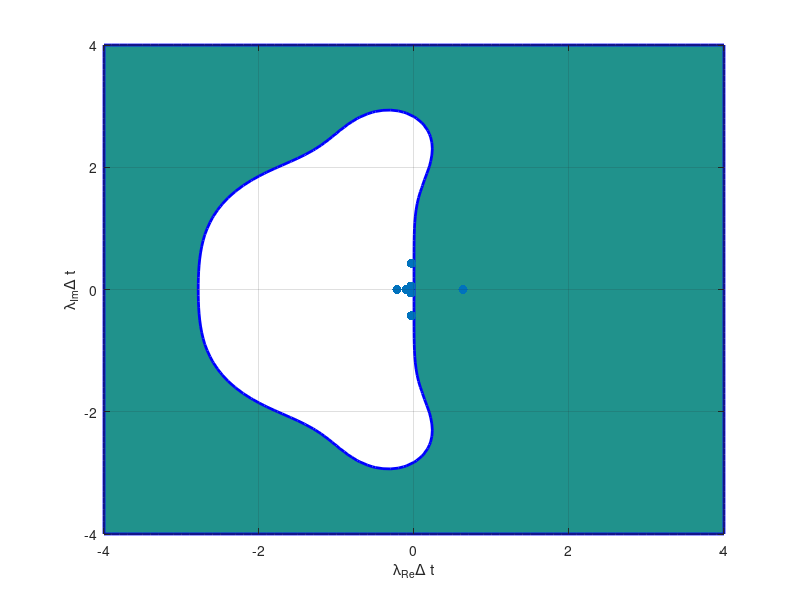
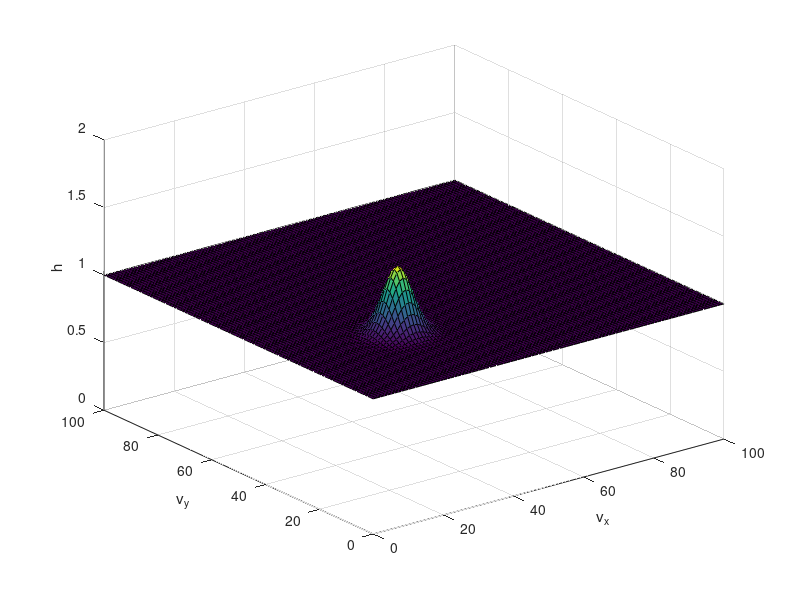

MATLAB code to generate these figures, in order: (Note: this script raises an error after producing the figures.)
%%%%%%%%%%%%%%%%%%%%%%%%%%%%%%%%%%%%%%%%%%%%%%%%%%%%%%%%%%%%%%%%%%%%%%%%%%%
%
% Applied High Performance Computing MCEN90031
%
% Assignment1:	Shallow water equation
%
% Problem:	dvx/dt+vx*(dvx/dx+dvx/dy)=-g*dh/dx
%           dvy/dt+vy*(dvy/dx+dvy/dy)=-g*dh/dy
%           dh/dt+d(vxh)/dx+d(vyh/dy)=0
%
% Method:	Finite Difference Method with Sixth order central differences
%			and Fourth Order Runge-Kutta Method
%
%%%%%%%%%%%%%%%%%%%%%%%%%%%%%%%%%%%%%%%%%%%%%%%%%%%%%%%%%%%%%%%%%%%%%%%%%%%

function Shallow_water_equation()

% dt=0.05;
% 
% video_file = VideoWriter('SWE','MPEG-4');
% video_file.FrameRate = 1/dt;
% open(video_file);

%% Sixth Order Central Difference Method Stability Analysis
line1=[1 1 1 1 1 1 1];
line2=[-3 -2 -1 0 1 2 3];
line3=[4.5 2 0.5 0 0.5 2 4.5];
line4=[-27/6 -4/3 -1/6 0 1/6 4/3 27/6];
line5=[81/24 16/24 1/24 0 1/24 16/24 81/24];
line6=[-243/120 -32/120 -1/120 0 1/120 32/120 243/120];
line7=[729/720 64/720 1/720 0 1/720 64/720 729/720];
[V D]=eig([line1;line2;line3;line4;line5;line6;line7]);
Delta_t             =0.2;
[X, Y]              = meshgrid(-4:0.1:4, -4:0.1:4);
Z                   = X + j*Y;
sigma4              = abs(1 + Z + (Z.^2)/2 + (Z.^3)/6 + (Z.^4)/24);
figure('WindowStyle', 'docked');
contourf(X, Y, sigma4, [1 1],'b','linewidth',2);
hold on
plot(real(diag(D)*Delta_t),imag(diag(D))*Delta_t, '.', 'MarkerSize', 20);
xlabel('\lambda_{Re}\Delta t');
ylabel('\lambda_{Im}\Delta t');
grid on
%% intial conditions
x_min               = 0.00;
x_max               = 100.00;
y_min               = 0.00;
y_max               = 100.00;
t_min               =0.0;
t_max               =100;
Delta_x             = 1;
Delta_y             = 1;
N_x                 = length(x_min:Delta_x:y_max);
N_y                 = length(y_min:Delta_y:y_max);
N_t                 =(t_max-t_min)/Delta_t;
g                   = 9.81;
[x, y]              = meshgrid(x_min:Delta_x:x_max, y_min:Delta_y:y_max);

h(:,:)              =1+0.5*exp((-1/25)*((x-30).^2 + (y-30).^2));
vx                  =zeros(N_x,N_y);
vy                  =zeros(N_x,N_y);
phi(:,:,1)          =h;
phi(:,:,2)          =vx;
phi(:,:,3)          =vy;
a                   =1/6;
b                   =1/3;

figure('WindowStyle', 'docked');
solution=surf(x,y,phi(:,:,1));
axis([0 100 0 100 0 2]);
xlabel('v_x'); 
ylabel('v_y');
zlabel('h');
alpha(0.8);
view(60,20);
colormap('Winter');
shading interp
daspect([1 1 0.05]);
%% time marching loop
t=t_min;
for i=1:N_t-1
    k1=RK4(phi,N_x,N_y,g,Delta_x,Delta_y);
    k2=RK4(phi+0.5*Delta_t*k1,N_x,N_y,g,Delta_x,Delta_y);
    k3=RK4(phi+0.5*Delta_t*k2,N_x,N_y,g,Delta_x,Delta_y);
    k4=RK4(phi+Delta_t*k3,N_x,N_y,g,Delta_x,Delta_y);
    phi=phi+Delta_t*(a*k1+b*k2+b*k3+a*k4);

    set(solution,'Zdata',phi(:,:,1));
    title(['t = ' num2str(t),' s' ]);
    t=t+Delta_t;
    drawnow;
%     frame = getframe;
%     writeVideo(video_file,frame);
end
%  close(video_file)
return

function k=RK4(phi,N_x,N_y,g,Delta_x,Delta_y)

k=zeros(N_x,N_y,3);   

for i=1:N_x
        ip1=[i-3 i-2 i-1 i+1 i+2 i+3];
        if(i==1)
         ip1=[N_x-2 N_x-1 N_x 2 3 4];
        elseif(i==2)
         ip1=[N_x-1 N_x 1 3 4 5];
        elseif(i==3)
         ip1=[N_x 1 2 4 5 6];
        elseif(i==N_x)
         ip1=[N_x-3 N_x-2 N_x-1 1 2 3];
        elseif(i==N_x-1)
         ip1=[N_x-4 N_x-3 N_x-2 N_x 1 2];
        elseif(i==N_x-2)
         ip1=[N_x-5 N_x-4 N_x-3 N_x-1 N_x 1];
        end
    for j=1:N_y
         jp2=[j-3 j-2 j-1 j+1 j+2 j+3];
        if(j==1)
         jp2=[N_y-2 N_y-1 N_y 2 3 4];
        elseif(j==2)
         jp2=[N_y-1 N_y 1 3 4 5];
        elseif(j==3)
         jp2=[N_y 1 2 4 5 6];
        elseif(j==N_y)
         jp2=[N_y-3 N_y-2 N_y-1 1 2 3];
        elseif(j==N_y-1)
         jp2=[N_y-4 N_y-3 N_y-2 N_y 1 2];
        elseif(j==N_y-2)
         jp2=[N_y-5 N_y-4 N_y-3 N_y-1 N_y 1];
        end
           
k(i,j,2)=-phi(i,j,2)/Delta_x*(-1/60*phi(ip1(1),j,2)+3/20*phi(ip1(2),j,2)+(-3/4)*phi(ip1(3),j,2)+3/4*phi(ip1(4),j,2)+(-3/20)*phi(ip1(5),j,2)+1/60*phi(ip1(6),j,2))...
         -phi(i,j,3)/Delta_y*(-1/60*phi(i,jp2(1),2)+3/20*phi(i,jp2(2),2)+(-3/4)*phi(i,jp2(3),2)+3/4*phi(i,jp2(4),2)+(-3/20)*phi(i,jp2(5),2)+1/60*phi(i,jp2(6),2))...
                  -g/Delta_x*(-1/60*phi(ip1(1),j,1)+3/20*phi(ip1(2),j,1)+(-3/4)*phi(ip1(3),j,1)+3/4*phi(ip1(4),j,1)+(-3/20)*phi(ip1(5),j,1)+1/60*phi(ip1(6),j,1));

k(i,j,3)=-phi(i,j,2)/Delta_x*(-1/60*phi(ip1(1),j,3)+3/20*phi(ip1(2),j,3)+(-3/4)*phi(ip1(3),j,3)+3/4*phi(ip1(4),j,3)+(-3/20)*phi(ip1(5),j,3)+1/60*phi(ip1(6),j,3))...
         -phi(i,j,3)/Delta_y*(-1/60*phi(i,jp2(1),3)+3/20*phi(i,jp2(2),3)+(-3/4)*phi(i,jp2(3),3)+3/4*phi(i,jp2(4),3)+(-3/20)*phi(i,jp2(5),3)+1/60*phi(i,jp2(6),3))...
                  -g/Delta_y*(-1/60*phi(i,jp2(1),1)+3/20*phi(i,jp2(2),1)+(-3/4)*phi(i,jp2(3),1)+3/4*phi(i,jp2(4),1)+(-3/20)*phi(i,jp2(5),1)+1/60*phi(i,jp2(6),1));

k(i,j,1)=-1/Delta_x*(-1/60*phi(ip1(1),j,1)*phi(ip1(1),j,2)+3/20*phi(ip1(2),j,1)*phi(ip1(2),j,2)+(-3/4)*phi(ip1(3),j,1)*phi(ip1(3),j,2)+3/4*phi(ip1(4),j,1)*phi(ip1(4),j,2)+(-3/20)*phi(ip1(5),j,1)*phi(ip1(5),j,2)+1/60*phi(ip1(6),j,1)*phi(ip1(6),j,2))...
         -1/Delta_y*(-1/60*phi(i,jp2(1),1)*phi(i,jp2(1),3)+3/20*phi(i,jp2(2),1)*phi(i,jp2(2),3)+(-3/4)*phi(i,jp2(3),1)*phi(i,jp2(3),3)+3/4*phi(i,jp2(4),1)*phi(i,jp2(4),3)+(-3/20)*phi(i,jp2(5),1)*phi(i,jp2(5),3)+1/60*phi(i,jp2(6),1)*phi(i,jp2(6),3));

    end
end
return
